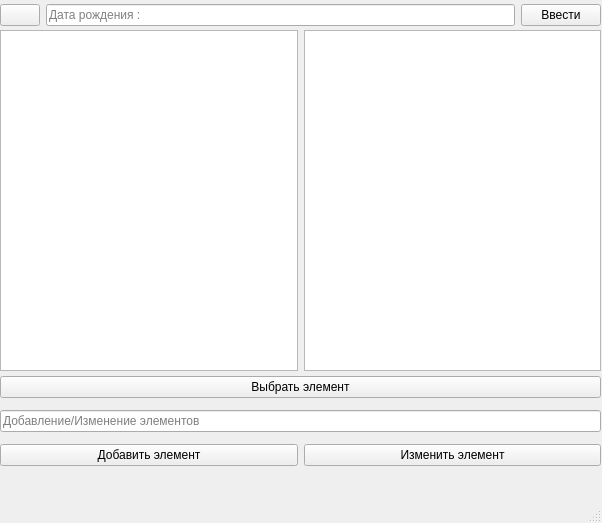
<?xml version="1.0" encoding="UTF-8"?>
<ui version="4.0">
 <class>MainWindow</class>
 <widget class="QMainWindow" name="MainWindow">
  <property name="geometry">
   <rect>
    <x>0</x>
    <y>0</y>
    <width>602</width>
    <height>523</height>
   </rect>
  </property>
  <property name="windowTitle">
   <string>MainWindow</string>
  </property>
  <widget class="QWidget" name="centralwidget">
   <widget class="QWidget" name="gridLayoutWidget">
    <property name="geometry">
     <rect>
      <x>0</x>
      <y>30</y>
      <width>601</width>
      <height>341</height>
     </rect>
    </property>
    <layout class="QGridLayout" name="gridLayout">
     <item row="0" column="1">
      <widget class="QTextBrowser" name="textBrowser">
       <property name="styleSheet">
        <string notr="true">font: 12pt &quot;Segoe UI&quot;;</string>
       </property>
      </widget>
     </item>
     <item row="0" column="0">
      <widget class="QListWidget" name="listWidget">
       <property name="cursor" stdset="0">
        <cursorShape>ArrowCursor</cursorShape>
       </property>
       <property name="styleSheet">
        <string notr="true">font: 12pt &quot;Segoe UI&quot;;</string>
       </property>
      </widget>
     </item>
    </layout>
   </widget>
   <widget class="QWidget" name="horizontalLayoutWidget">
    <property name="geometry">
     <rect>
      <x>0</x>
      <y>0</y>
      <width>601</width>
      <height>31</height>
     </rect>
    </property>
    <layout class="QHBoxLayout" name="horizontalLayout">
     <item>
      <widget class="QPushButton" name="pushButton">
       <property name="text">
        <string/>
       </property>
       <property name="icon">
        <iconset>
         <normaloff>../32743.png</normaloff>../32743.png</iconset>
       </property>
      </widget>
     </item>
     <item>
      <widget class="QLineEdit" name="Edit">
       <property name="text">
        <string/>
       </property>
       <property name="placeholderText">
        <string>Дата рождения :</string>
       </property>
      </widget>
     </item>
     <item>
      <widget class="QPushButton" name="pushButton_2">
       <property name="text">
        <string>Ввести</string>
       </property>
       <property name="icon">
        <iconset>
         <normaloff>../png-transparent-gradient-arrow-arrow-gradual-change-instruction.png</normaloff>../png-transparent-gradient-arrow-arrow-gradual-change-instruction.png</iconset>
       </property>
      </widget>
     </item>
    </layout>
   </widget>
   <widget class="QWidget" name="gridLayoutWidget_2">
    <property name="geometry">
     <rect>
      <x>0</x>
      <y>370</y>
      <width>601</width>
      <height>102</height>
     </rect>
    </property>
    <layout class="QGridLayout" name="gridLayout_2">
     <item row="1" column="0" colspan="2">
      <widget class="QLineEdit" name="lineEdit">
       <property name="placeholderText">
        <string>Добавление/Изменение элементов</string>
       </property>
      </widget>
     </item>
     <item row="2" column="0">
      <widget class="QPushButton" name="pushButton_6">
       <property name="text">
        <string>Добавить элемент</string>
       </property>
       <property name="icon">
        <iconset>
         <normaloff>../png-clipart-computer-icons-insert-computer-software-column-blue-angle.png</normaloff>../png-clipart-computer-icons-insert-computer-software-column-blue-angle.png</iconset>
       </property>
      </widget>
     </item>
     <item row="2" column="1">
      <widget class="QPushButton" name="pushButton_5">
       <property name="text">
        <string>Изменить элемент</string>
       </property>
       <property name="icon">
        <iconset>
         <normaloff>../336-3366890_free-online-tool-to-convert-png-to-ico.jpg</normaloff>../336-3366890_free-online-tool-to-convert-png-to-ico.jpg</iconset>
       </property>
      </widget>
     </item>
     <item row="0" column="0" colspan="2">
      <widget class="QPushButton" name="pushButton_3">
       <property name="text">
        <string>Выбрать элемент</string>
       </property>
       <property name="icon">
        <iconset>
         <normaloff>../png-clipart-check-mark-computer-icons-icon-design-fleche-angle-text-thumbnail.png</normaloff>../png-clipart-check-mark-computer-icons-icon-design-fleche-angle-text-thumbnail.png</iconset>
       </property>
      </widget>
     </item>
    </layout>
   </widget>
  </widget>
  <widget class="QMenuBar" name="menubar">
   <property name="geometry">
    <rect>
     <x>0</x>
     <y>0</y>
     <width>602</width>
     <height>25</height>
    </rect>
   </property>
  </widget>
  <widget class="QStatusBar" name="statusbar"/>
 </widget>
 <resources/>
 <connections/>
</ui>
